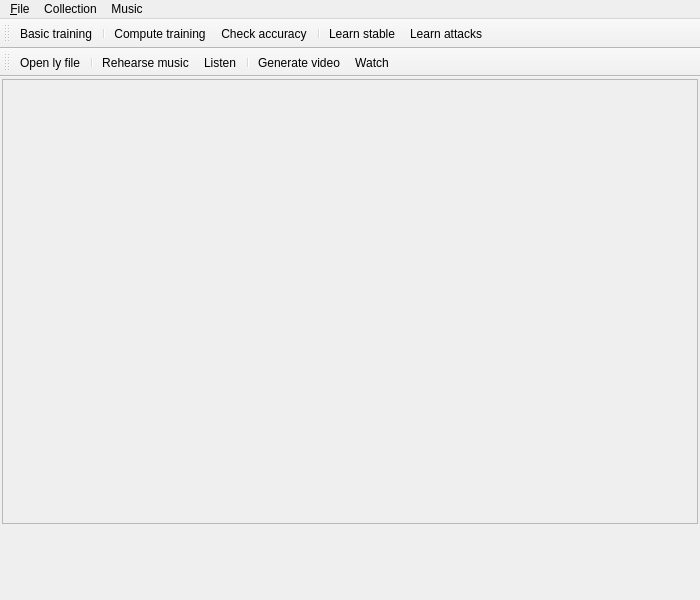
<?xml version="1.0" encoding="UTF-8"?>
<ui version="4.0">
 <class>MainWindow</class>
 <widget class="QMainWindow" name="MainWindow">
  <property name="geometry">
   <rect>
    <x>0</x>
    <y>0</y>
    <width>700</width>
    <height>600</height>
   </rect>
  </property>
  <property name="windowTitle">
   <string>Vivi</string>
  </property>
  <widget class="QWidget" name="centralwidget">
   <layout class="QVBoxLayout" name="verticalLayout" stretch="0,1,1">
    <property name="spacing">
     <number>4</number>
    </property>
    <property name="margin">
     <number>2</number>
    </property>
    <item>
     <layout class="QHBoxLayout" name="string_train_layout">
      <property name="spacing">
       <number>1</number>
      </property>
     </layout>
    </item>
    <item>
     <widget class="QScrollArea" name="score_scroll_area">
      <property name="minimumSize">
       <size>
        <width>0</width>
        <height>50</height>
       </size>
      </property>
      <property name="maximumSize">
       <size>
        <width>16777215</width>
        <height>16777215</height>
       </size>
      </property>
      <property name="horizontalScrollBarPolicy">
       <enum>Qt::ScrollBarAlwaysOff</enum>
      </property>
      <property name="widgetResizable">
       <bool>true</bool>
      </property>
      <property name="alignment">
       <set>Qt::AlignLeading|Qt::AlignLeft|Qt::AlignTop</set>
      </property>
      <widget class="QWidget" name="scrollAreaWidgetContents">
       <property name="geometry">
        <rect>
         <x>0</x>
         <y>0</y>
         <width>692</width>
         <height>254</height>
        </rect>
       </property>
       <property name="minimumSize">
        <size>
         <width>0</width>
         <height>0</height>
        </size>
       </property>
       <property name="maximumSize">
        <size>
         <width>16777215</width>
         <height>16777215</height>
        </size>
       </property>
      </widget>
     </widget>
    </item>
    <item>
     <layout class="QVBoxLayout" name="note_layout">
      <property name="spacing">
       <number>1</number>
      </property>
      <item>
       <widget class="QLabel" name="note_label">
        <property name="minimumSize">
         <size>
          <width>0</width>
          <height>70</height>
         </size>
        </property>
        <property name="maximumSize">
         <size>
          <width>16777215</width>
          <height>70</height>
         </size>
        </property>
        <property name="font">
         <font>
          <pointsize>11</pointsize>
         </font>
        </property>
       </widget>
      </item>
     </layout>
    </item>
   </layout>
  </widget>
  <widget class="QMenuBar" name="menubar">
   <property name="geometry">
    <rect>
     <x>0</x>
     <y>0</y>
     <width>700</width>
     <height>20</height>
    </rect>
   </property>
   <widget class="QMenu" name="menu_File">
    <property name="title">
     <string>&amp;File</string>
    </property>
    <addaction name="action_Open_ly_file"/>
    <addaction name="actionSave_training"/>
    <addaction name="separator"/>
    <addaction name="action_Quit"/>
   </widget>
   <widget class="QMenu" name="menuCollection">
    <property name="title">
     <string>Collection</string>
    </property>
    <addaction name="actionBasic_training"/>
    <addaction name="actionCompute"/>
    <addaction name="actionCheck_accuracy"/>
    <addaction name="actionLearn_stable"/>
    <addaction name="actionLearn_attacks"/>
   </widget>
   <widget class="QMenu" name="menuMusic">
    <property name="title">
     <string>Music</string>
    </property>
    <addaction name="actionRehearse"/>
    <addaction name="actionListen"/>
    <addaction name="separator"/>
    <addaction name="actionGenerate_video"/>
    <addaction name="actionWatch"/>
   </widget>
   <addaction name="menu_File"/>
   <addaction name="menuCollection"/>
   <addaction name="menuMusic"/>
  </widget>
  <widget class="QToolBar" name="collection">
   <property name="windowTitle">
    <string>Collection</string>
   </property>
   <attribute name="toolBarArea">
    <enum>TopToolBarArea</enum>
   </attribute>
   <attribute name="toolBarBreak">
    <bool>false</bool>
   </attribute>
   <addaction name="actionBasic_training"/>
   <addaction name="separator"/>
   <addaction name="actionCompute"/>
   <addaction name="actionCheck_accuracy"/>
   <addaction name="separator"/>
   <addaction name="actionLearn_stable"/>
   <addaction name="actionLearn_attacks"/>
  </widget>
  <widget class="QToolBar" name="music">
   <property name="windowTitle">
    <string>toolBar</string>
   </property>
   <attribute name="toolBarArea">
    <enum>TopToolBarArea</enum>
   </attribute>
   <attribute name="toolBarBreak">
    <bool>true</bool>
   </attribute>
   <addaction name="action_Open_ly_file"/>
   <addaction name="separator"/>
   <addaction name="actionRehearse"/>
   <addaction name="actionListen"/>
   <addaction name="separator"/>
   <addaction name="actionGenerate_video"/>
   <addaction name="actionWatch"/>
  </widget>
  <action name="action_Quit">
   <property name="text">
    <string>&amp;Quit</string>
   </property>
   <property name="shortcut">
    <string>Ctrl+Q</string>
   </property>
  </action>
  <action name="actionSave_training">
   <property name="text">
    <string>&amp;Save training</string>
   </property>
   <property name="shortcut">
    <string>Ctrl+S</string>
   </property>
  </action>
  <action name="actionCompute">
   <property name="text">
    <string>&amp;Compute training</string>
   </property>
   <property name="toolTip">
    <string>Compute</string>
   </property>
   <property name="shortcut">
    <string>C</string>
   </property>
  </action>
  <action name="actionRehearse">
   <property name="text">
    <string>&amp;Rehearse music</string>
   </property>
   <property name="shortcut">
    <string>R</string>
   </property>
  </action>
  <action name="actionListen">
   <property name="text">
    <string>&amp;Listen</string>
   </property>
   <property name="shortcut">
    <string>L</string>
   </property>
  </action>
  <action name="actionCheck_accuracy">
   <property name="text">
    <string>Check accuracy</string>
   </property>
   <property name="shortcut">
    <string>A</string>
   </property>
  </action>
  <action name="actionLearn_attacks">
   <property name="text">
    <string>Learn attacks</string>
   </property>
   <property name="shortcut">
    <string>K</string>
   </property>
  </action>
  <action name="actionLearn_stable">
   <property name="text">
    <string>Learn stable</string>
   </property>
   <property name="shortcut">
    <string>F</string>
   </property>
  </action>
  <action name="actionBasic_training">
   <property name="text">
    <string>Basic training</string>
   </property>
   <property name="shortcut">
    <string>B</string>
   </property>
  </action>
  <action name="action_Open_ly_file">
   <property name="text">
    <string>&amp;Open ly file</string>
   </property>
   <property name="shortcut">
    <string>O</string>
   </property>
  </action>
  <action name="actionGenerate_video">
   <property name="text">
    <string>Generate video</string>
   </property>
   <property name="shortcut">
    <string>V</string>
   </property>
  </action>
  <action name="actionWatch">
   <property name="text">
    <string>Watch</string>
   </property>
   <property name="shortcut">
    <string>W</string>
   </property>
  </action>
 </widget>
 <resources/>
 <connections>
  <connection>
   <sender>action_Quit</sender>
   <signal>activated()</signal>
   <receiver>MainWindow</receiver>
   <slot>close()</slot>
   <hints>
    <hint type="sourcelabel">
     <x>-1</x>
     <y>-1</y>
    </hint>
    <hint type="destinationlabel">
     <x>399</x>
     <y>299</y>
    </hint>
   </hints>
  </connection>
 </connections>
</ui>
